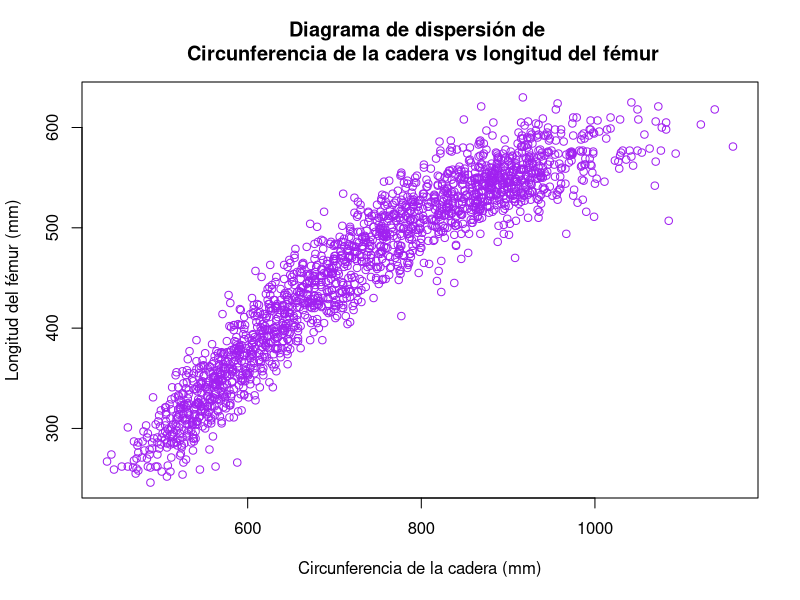
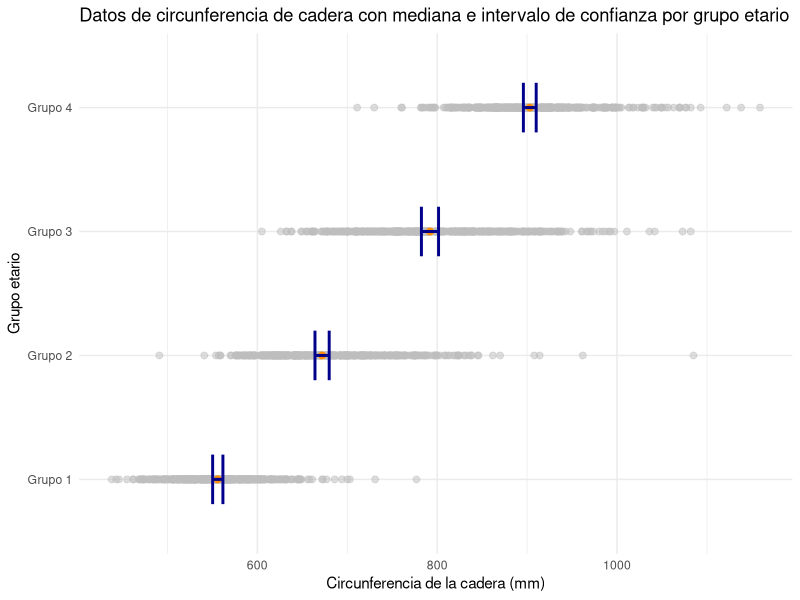
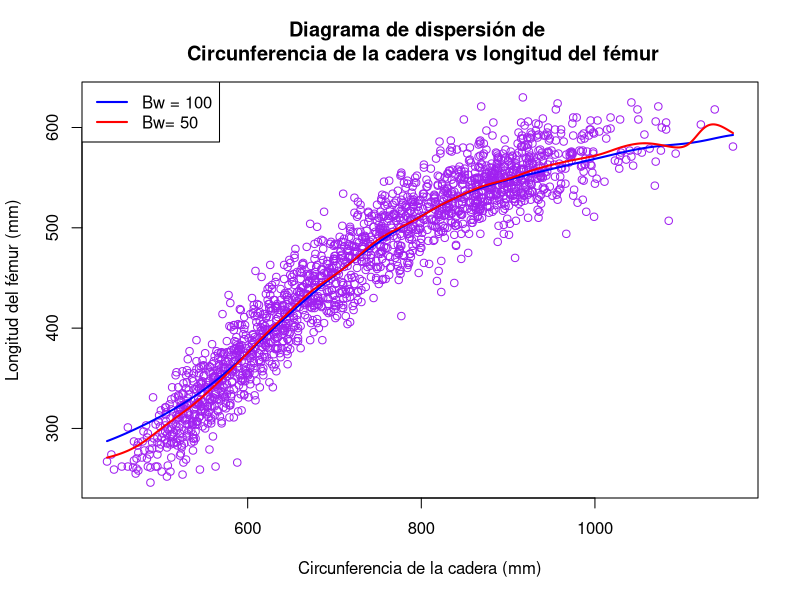
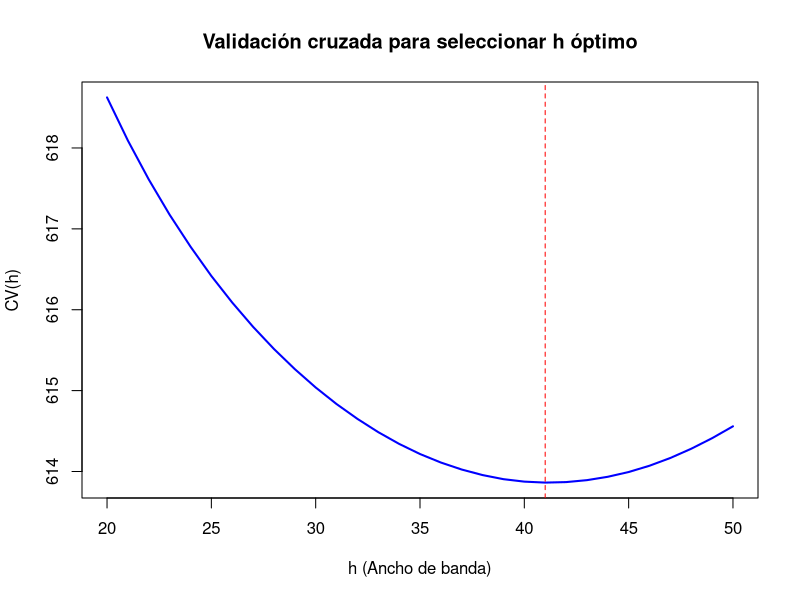
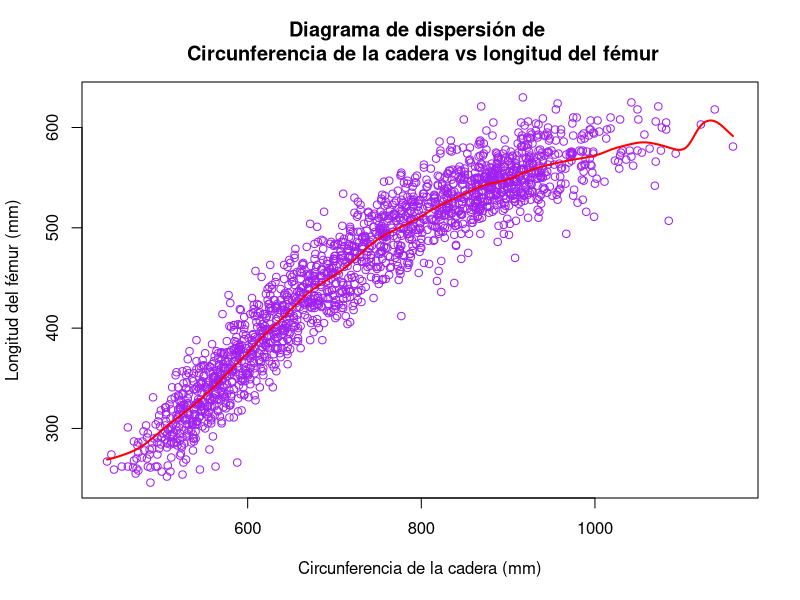
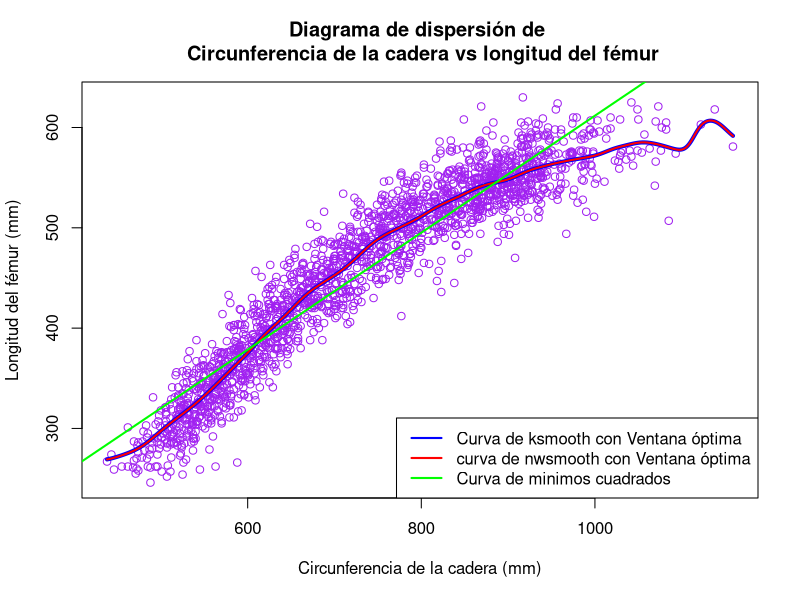
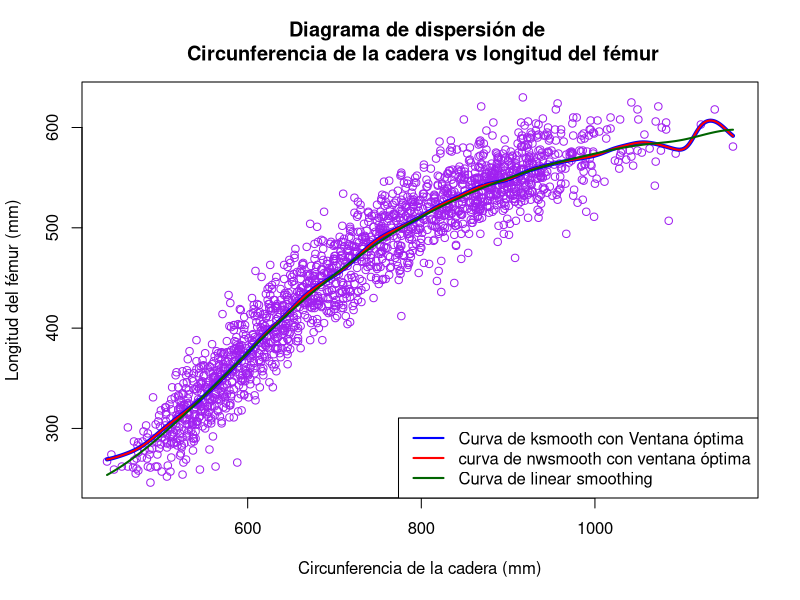

Source code (R) for these figures, in order:
## ---- chunk 1
library(ggplot2)
datos <- read.csv("individuals.csv", sep = ";")
mujeres <- subset(datos, SEX == 2)
mujeres <- subset(mujeres, HIP.CIRCUMFERENCE != 0 & BUTTOCK.KNEE.LENGTH != 0)
plot(mujeres$HIP.CIRCUMFERENCE, mujeres$BUTTOCK.KNEE.LENGTH, main = "Diagrama de dispersión de \n Circunferencia de la cadera vs longitud del fémur",
     xlab = "Circunferencia de la cadera (mm)", ylab = "Longitud del fémur (mm)", col = "purple")
## ---- chunk 2
mujeres_ordenado <- mujeres[order(mujeres$AGE.IN.MONTHS), ]
grupo_etario_1  <- mujeres_ordenado[1:466, ]
grupo_etario_2 <-  mujeres_ordenado[467:932, ]
grupo_etario_3 <-  mujeres_ordenado[933:1399, ]
grupo_etario_4<-  mujeres_ordenado[1400:1866, ]
grupos <- list(grupo_etario_1, grupo_etario_2, grupo_etario_3, grupo_etario_4)
medianas <- numeric(length(grupos))
for (i in 1:length(grupos)) {
  medianas[i] <- median(grupos[[i]]$HIP.CIRCUMFERENCE)
}
for (i in 1:4) {
  cat("Mediana grupo", i, ":" ,medianas[i], "\n")
}
## ---- chunk 3
estimar_se_mediana <- function(datos, B = 1000) {
  theta_boot <- numeric(B)
  for (i in 1:B) {
    n <- length(datos)
    datos_boot <- sample(datos, n, replace = TRUE) #Generamos una muestra para bootstrap resampleando nuestros datos
    theta_boot[i] <- median(datos_boot) # obtenemos su mediana y los guardamos
  }
  se_boot <- sqrt(mean((theta_boot - mean(theta_boot))^2))  # luego obtenemos el desvio de estas medianas
  return(se_boot)
}
intervalos_bootstrap <- list()
for (i in (1:4)){
  se_boot <- estimar_se_mediana(grupos[[i]]$HIP.CIRCUMFERENCE)
  intervalo_boot <- c(medianas[i] - 1.96 * se_boot , medianas[i] + 1.96 * se_boot)
  intervalos_bootstrap[[i]] <- intervalo_boot
}
for (i in 1:4) {
  cat("Intervalo de confianza bootstrap para grupo", i, ": [", round(intervalos_bootstrap[[i]][1], 2), ", ", round(intervalos_bootstrap[[i]][2], 2), "]\n")
}
## ---- chunk 4

estadisticas <- data.frame(
  Grupo = c("Grupo 1", "Grupo 2", "Grupo 3", "Grupo 4"),
  Mediana = medianas,
  IC_lower = sapply(intervalos_bootstrap, `[`, 1),
  IC_upper = sapply(intervalos_bootstrap, `[`, 2)
)

estadisticas$label_pos <- estadisticas$IC_upper + 10  # Posición de la etiqueta para las barras de error
ggplot() +
  geom_point(data = grupo_etario_1, aes(x = HIP.CIRCUMFERENCE, y = rep("Grupo 1", nrow(grupo_etario_1))), color = "gray", size = 2, alpha = 0.5) +
  geom_point(data = grupo_etario_2, aes(x = HIP.CIRCUMFERENCE, y = rep("Grupo 2", nrow(grupo_etario_2))), color = "gray", size = 2, alpha = 0.5) +
  geom_point(data = grupo_etario_3, aes(x = HIP.CIRCUMFERENCE, y = rep("Grupo 3", nrow(grupo_etario_3))), color = "gray", size = 2, alpha = 0.5) +
  geom_point(data = grupo_etario_4, aes(x = HIP.CIRCUMFERENCE, y = rep("Grupo 4", nrow(grupo_etario_4))), color = "gray", size = 2, alpha = 0.5) +
  geom_point(data = estadisticas, aes(x = Mediana, y = Grupo), color = "darkorange", size = 2) +
  geom_errorbarh(data = estadisticas, aes(xmin = IC_lower, xmax = IC_upper, y = Grupo), height = 0.4, color = "darkblue", lwd = 1) +
  labs(title = "Datos de circunferencia de cadera con mediana e intervalo de confianza por grupo etario",
       x = "Circunferencia de la cadera (mm)",
       y = "Grupo etario") +
  theme_minimal()
## ---- chunk 5
ajuste_bw_100 <- ksmooth(mujeres$HIP.CIRCUMFERENCE, mujeres$BUTTOCK.KNEE.LENGTH, kernel = "normal", bandwidth = 100)
ajuste_bw_50 <- ksmooth(mujeres$HIP.CIRCUMFERENCE, mujeres$BUTTOCK.KNEE.LENGTH, kernel = "normal", bandwidth = 50)
plot(mujeres$HIP.CIRCUMFERENCE, mujeres$BUTTOCK.KNEE.LENGTH, 
     main = "Diagrama de dispersión de \n Circunferencia de la cadera vs longitud del fémur",
     xlab = "Circunferencia de la cadera (mm)", 
     ylab = "Longitud del fémur (mm)", 
     col = "purple")
lines(ajuste_bw_100$x, ajuste_bw_100$y, col = "blue", lwd = 2)
lines(ajuste_bw_50$x, ajuste_bw_50$y, col = "red", lwd = 2)
legend("topleft",legend = c("Bw = 100","Bw= 50"), col = c("blue","red"),lwd = 2)
## ---- chunk 6
f_obj<- function(h, x, y) {
  cv <- rep(0, length(y))
  for (i in 1:length(y)) {
    xi <- x[-i]
    yi <- y[-i]
    m_estimado <- ksmooth(xi, yi, kernel = "normal", bandwidth = h, x.points = x[i])
    cv[i] <- (y[i] - m_estimado$y)^2
  }
  return(mean(cv))
}
h_optimos <- seq(20, 50, by = 1)
valores_del_error_h_optimo <- sapply(h_optimos, f_obj, x = mujeres$HIP.CIRCUMFERENCE, y = mujeres$BUTTOCK.KNEE.LENGTH)
h_optimo <- h_optimos[which.min(valores_del_error_h_optimo)]
plot(h_optimos, valores_del_error_h_optimo, type = "l", col = "blue", lwd = 2,
     xlab = "h (Ancho de banda)", 
     ylab = "CV(h)", 
     main = "Validación cruzada para seleccionar h óptimo")
abline(v = h_optimo, col = "red", lty = 2)
## ---- chunk 7
nwsmooth <- function(punto, datos_x, datos_y, ancho_banda) {
  # K es la función de núcleo normal
  K <- function(u) {
    return(dnorm(u))
  }
  
  # Calcular los pesos
  pesos <- K((datos_x - punto) / ancho_banda)
  
  # Calcular el numerador y denominador
  numerador <- sum(datos_y * pesos)
  denominador <- sum(pesos)
  
  # Retornar el estimador de Nadaraya-Watson
  if (denominador == 0) {
    return(NA) #sin esto se nos rompía
  } else {
    return(numerador / denominador)
  }
}
nwsmooth_MSE <- function(ancho_banda, datos_x, datos_y) {
  cv <- rep(0, length(datos_y))
  for (i in 1:length(datos_y)) {
    xi <- datos_x[-i]
    yi <- datos_y[-i]
    m_estimado <- nwsmooth(datos_x[i], xi, yi, ancho_banda)
    cv[i] <- (datos_y[i] - m_estimado)^2
  }
  return(mean(cv, na.rm = TRUE)) # Promedio del ECM, ignorando los NA
}

## ---- chunk 8
y = mujeres$BUTTOCK.KNEE.LENGTH
x = mujeres$HIP.CIRCUMFERENCE
ventanas <- seq(20, 50, by = 1)
cv_errors <- rep(0, length(ventanas))
for (j in seq_along(ventanas)) {
  h <- ventanas[j]
  cv_error <- 0
  for (i in 1:length(y)) {
    xi <- x[-i]
    yi <- y[-i]
    m_estimado <- nwsmooth( x[i],xi, yi,h)
    cv_error <- cv_error + (y[i] - m_estimado)^2
    cv_errors[j] <- cv_error/length(y)
    }
  cv_errors[j] <- cv_error/length(y)
}
h_optimo_nwmooth <- ventanas[which.min(cv_errors)]
print(h_optimo_nwmooth)
## ---- chunk 9
y = mujeres$BUTTOCK.KNEE.LENGTH
x = mujeres$HIP.CIRCUMFERENCE
ventanas <- seq(5, 30, by = 1)
cv_errors <- rep(0, length(ventanas))
for (j in seq_along(ventanas)) {
  h <- ventanas[j]
  cv_error <- 0
  for (i in 1:length(y)) {
    xi <- x[-i]
    yi <- y[-i]
    m_estimado <- nwsmooth( x[i],xi, yi,h)
    cv_error <- cv_error + (y[i] - m_estimado)^2
    cv_errors[j] <- cv_error/length(y)
    }
  cv_errors[j] <- cv_error/length(y)
}
h_optimo_nwmooth <- ventanas[which.min(cv_errors)]
print(h_optimo_nwmooth)
## ---- chunk 10
plot(mujeres$HIP.CIRCUMFERENCE, mujeres$BUTTOCK.KNEE.LENGTH, main = "Diagrama de dispersión de \n Circunferencia de la cadera vs longitud del fémur",
     xlab = "Circunferencia de la cadera (mm)", ylab = "Longitud del fémur (mm)", col = "purple")


grilla <- seq(min(mujeres$HIP.CIRCUMFERENCE), max(mujeres$HIP.CIRCUMFERENCE), length.out=500)

# Calcular los valores suavizados para cada punto en x
y_smooth <- sapply(grilla, function(x0) nwsmooth(x0, mujeres$HIP.CIRCUMFERENCE, mujeres$BUTTOCK.KNEE.LENGTH, 15))


lines(grilla, y_smooth, col="red", lwd=2)

## ---- chunk 11
ajuste_bw_optimo <- ksmooth(mujeres$HIP.CIRCUMFERENCE, mujeres$BUTTOCK.KNEE.LENGTH, kernel = "normal", bandwidth = h_optimo)
ajuste_lm <- lm(BUTTOCK.KNEE.LENGTH ~ HIP.CIRCUMFERENCE, data = mujeres)
plot(mujeres$HIP.CIRCUMFERENCE, mujeres$BUTTOCK.KNEE.LENGTH,
     main = "Diagrama de dispersión de \n Circunferencia de la cadera vs longitud del fémur",
     xlab = "Circunferencia de la cadera (mm)", 
     ylab = "Longitud del fémur (mm)", 
     col = "purple")
lines(ajuste_bw_optimo$x, ajuste_bw_optimo$y, col = "blue", lwd = 4)
lines(grilla, y_smooth, col="red", lwd=2)
abline(ajuste_lm, col = "green", lwd = 2)

legend("bottomright",legend = c("Curva de ksmooth con Ventana óptima","curva de nwsmooth con Ventana óptima","Curva de minimos cuadrados"), col = c("blue","red","green"),lwd = 2)
## ---- chunk 12
# Definir la función linearsmooth
linearsmooth <- function(x0,x, y, h) {
  n <- length(x)
  K <- dnorm((x0 - x) / h)  # Kernel normal en el punto x0
  X <- cbind(1, x)
  weights <- diag(K)
  coef <- solve(t(X) %*% weights %*% X) %*% t(X) %*% weights %*% y
  ordenada <- coef[1]
  pendiente <- coef[2]
  return(ordenada + x0*pendiente)
}

grilla_lsmooth <- seq(min(mujeres$HIP.CIRCUMFERENCE), max(mujeres$HIP.CIRCUMFERENCE), length.out=500)

# Calcular el estimador para cada x
valores_lsmooth <- sapply(grilla, function(x0) linearsmooth(x0, mujeres$HIP.CIRCUMFERENCE, mujeres$BUTTOCK.KNEE.LENGTH, 40))



## ---- chunk 13
plot(mujeres$HIP.CIRCUMFERENCE, mujeres$BUTTOCK.KNEE.LENGTH,
     main = "Diagrama de dispersión de \n Circunferencia de la cadera vs longitud del fémur",
     xlab = "Circunferencia de la cadera (mm)", 
     ylab = "Longitud del fémur (mm)", 
     col = "purple")
lines(ajuste_bw_optimo$x, ajuste_bw_optimo$y, col = "blue", lwd = 4)
lines(grilla, y_smooth, col="red", lwd=2)
lines(grilla_lsmooth, valores_lsmooth, col="darkgreen", lwd=2)


legend("bottomright",legend = c("Curva de ksmooth con Ventana óptima","curva de nwsmooth con ventana óptima","Curva de linear smoothing"), col = c("blue","red","darkgreen"),lwd = 2)
